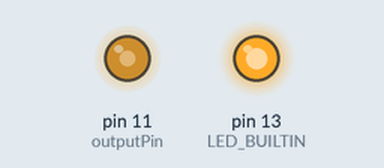
Recording of a sketch running on a simulated Arduino Uno, built with avr-gcc and run on an emulated ATmega328P. On the bench: output pins drawn as LEDs (lit = HIGH). What the sketch prints to the serial monitor is not drawn.

Above: at 0.15 s.
At 9.81 s:
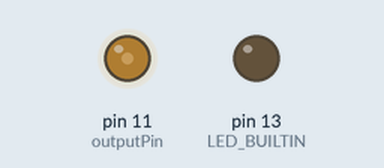
At 20.78 s:
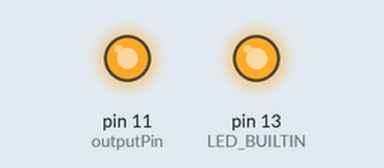
At 39.19 s:
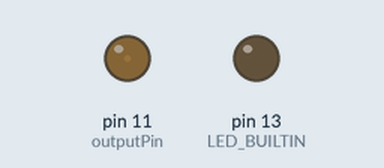
Timing chart, 0 to 40.0 s (numbered marks = the images above):
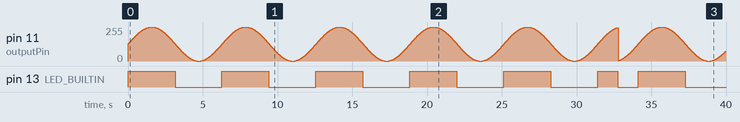

The sketch:

blink_monitoring.ino
```cpp
int t = 0;
float f = 0;
const int outputPin = 11;
int x = 0;
float v = 0;

void setup() {
  pinMode(LED_BUILTIN, OUTPUT);
  Serial.begin(9600);
  pinMode(outputPin, OUTPUT);
}

void loop() {
    t = millis();
  f = sin(t/1000.0);
  if (f > 0) {
    digitalWrite(LED_BUILTIN, HIGH);
  }
  else{
    digitalWrite(LED_BUILTIN, LOW);
  }
  Serial.print("f =");
  Serial.println(f);
  delay(10);
  v = (1+f)*2.5;
  x = 255/5*v;
  analogWrite(outputPin,x);
}
```

Measured:
- by itself, pin 13 (LED_BUILTIN): goes 5 × (HIGH 3.1 s, LOW 3.1 s), HIGH 1.3 s, LOW 1.4 s, HIGH 3.1 s, then LOW
